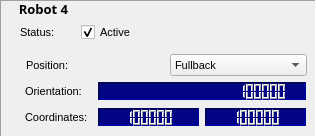
           <widget class="QFrame" name="frame_robot_4">
            <property name="maximumSize">
             <size>
              <width>16777215</width>
              <height>137</height>
             </size>
            </property>
            <property name="font">
             <font>
              <pointsize>8</pointsize>
              <weight>75</weight>
              <bold>true</bold>
             </font>
            </property>
            <property name="toolTip">
             <string>&lt;html&gt;&lt;head/&gt;&lt;body&gt;&lt;p&gt;This is my tool tip&lt;/p&gt;&lt;/body&gt;&lt;/html&gt;</string>
            </property>
            <property name="accessibleName">
             <string>Robot 0</string>
            </property>
            <property name="autoFillBackground">
             <bool>false</bool>
            </property>
            <property name="frameShape">
             <enum>QFrame::Panel</enum>
            </property>
            <property name="frameShadow">
             <enum>QFrame::Sunken</enum>
            </property>
            <property name="midLineWidth">
             <number>0</number>
            </property>
            <widget class="QLabel" name="label_7">
             <property name="geometry">
              <rect>
               <x>10</x>
               <y>0</y>
               <width>67</width>
               <height>21</height>
              </rect>
             </property>
             <property name="font">
              <font>
               <family>Courier 10 Pitch</family>
               <pointsize>10</pointsize>
               <weight>75</weight>
               <bold>true</bold>
              </font>
             </property>
             <property name="autoFillBackground">
              <bool>false</bool>
             </property>
             <property name="text">
              <string>Robot 4</string>
             </property>
             <property name="alignment">
              <set>Qt::AlignHCenter|Qt::AlignTop</set>
             </property>
            </widget>
            <widget class="QLabel" name="output_icon_4">
             <property name="geometry">
              <rect>
               <x>210</x>
               <y>5</y>
               <width>50</width>
               <height>50</height>
              </rect>
             </property>
             <property name="minimumSize">
              <size>
               <width>0</width>
               <height>0</height>
              </size>
             </property>
             <property name="text">
              <string/>
             </property>
             <property name="pixmap">
              <pixmap resource="images.qrc">:/images/go-next.png</pixmap>
             </property>
             <property name="scaledContents">
              <bool>true</bool>
             </property>
             <property name="alignment">
              <set>Qt::AlignCenter</set>
             </property>
            </widget>
            <widget class="QWidget" name="layoutWidget_11">
             <property name="geometry">
              <rect>
               <x>20</x>
               <y>21</y>
               <width>116</width>
               <height>24</height>
              </rect>
             </property>
             <layout class="QGridLayout" name="gridLayout_11">
              <item row="0" column="0">
               <widget class="QLabel" name="label_status_16">
                <property name="minimumSize">
                 <size>
                  <width>20</width>
                  <height>0</height>
                 </size>
                </property>
                <property name="baseSize">
                 <size>
                  <width>20</width>
                  <height>0</height>
                 </size>
                </property>
                <property name="font">
                 <font>
                  <pointsize>8</pointsize>
                  <weight>50</weight>
                  <bold>false</bold>
                 </font>
                </property>
                <property name="text">
                 <string>Status:     </string>
                </property>
                <property name="margin">
                 <number>0</number>
                </property>
               </widget>
              </item>
              <item row="0" column="1">
               <widget class="QCheckBox" name="checkBox_active_5">
                <property name="font">
                 <font>
                  <pointsize>8</pointsize>
                  <weight>50</weight>
                  <bold>false</bold>
                 </font>
                </property>
                <property name="text">
                 <string>Active</string>
                </property>
                <property name="checked">
                 <bool>true</bool>
                </property>
               </widget>
              </item>
             </layout>
            </widget>
            <widget class="QWidget" name="layoutWidget_12">
             <property name="geometry">
              <rect>
               <x>25</x>
               <y>80</y>
               <width>281</width>
               <height>48</height>
              </rect>
             </property>
             <layout class="QGridLayout" name="gridLayout_12">
              <item row="1" column="2">
               <widget class="QLCDNumber" name="lcd_coordY_4">
                <property name="maximumSize">
                 <size>
                  <width>16777215</width>
                  <height>18</height>
                 </size>
                </property>
                <property name="autoFillBackground">
                 <bool>false</bool>
                </property>
                <property name="styleSheet">
                 <string notr="true">background-color: rgb(0, 4, 133);</string>
                </property>
                <property name="frameShape">
                 <enum>QFrame::Panel</enum>
                </property>
                <property name="frameShadow">
                 <enum>QFrame::Sunken</enum>
                </property>
                <property name="lineWidth">
                 <number>2</number>
                </property>
                <property name="smallDecimalPoint">
                 <bool>false</bool>
                </property>
                <property name="digitCount">
                 <number>6</number>
                </property>
                <property name="segmentStyle">
                 <enum>QLCDNumber::Outline</enum>
                </property>
                <property name="value" stdset="0">
                 <double>888888.000000000000000</double>
                </property>
               </widget>
              </item>
              <item row="1" column="0">
               <widget class="QLabel" name="label_coord_4">
                <property name="minimumSize">
                 <size>
                  <width>42</width>
                  <height>0</height>
                 </size>
                </property>
                <property name="baseSize">
                 <size>
                  <width>20</width>
                  <height>0</height>
                 </size>
                </property>
                <property name="font">
                 <font>
                  <pointsize>8</pointsize>
                  <weight>50</weight>
                  <bold>false</bold>
                 </font>
                </property>
                <property name="text">
                 <string>Coordinates: </string>
                </property>
                <property name="indent">
                 <number>0</number>
                </property>
               </widget>
              </item>
              <item row="0" column="0">
               <widget class="QLabel" name="label_orient_4">
                <property name="minimumSize">
                 <size>
                  <width>20</width>
                  <height>0</height>
                 </size>
                </property>
                <property name="font">
                 <font>
                  <pointsize>8</pointsize>
                  <weight>50</weight>
                  <bold>false</bold>
                 </font>
                </property>
                <property name="text">
                 <string>Orientation: </string>
                </property>
               </widget>
              </item>
              <item row="1" column="1">
               <widget class="QLCDNumber" name="lcd_coordX_4">
                <property name="maximumSize">
                 <size>
                  <width>16777215</width>
                  <height>18</height>
                 </size>
                </property>
                <property name="autoFillBackground">
                 <bool>false</bool>
                </property>
                <property name="styleSheet">
                 <string notr="true">background-color: rgb(0, 4, 133);</string>
                </property>
                <property name="frameShape">
                 <enum>QFrame::Panel</enum>
                </property>
                <property name="frameShadow">
                 <enum>QFrame::Sunken</enum>
                </property>
                <property name="lineWidth">
                 <number>2</number>
                </property>
                <property name="smallDecimalPoint">
                 <bool>false</bool>
                </property>
                <property name="digitCount">
                 <number>6</number>
                </property>
                <property name="segmentStyle">
                 <enum>QLCDNumber::Outline</enum>
                </property>
                <property name="value" stdset="0">
                 <double>888888.000000000000000</double>
                </property>
               </widget>
              </item>
              <item row="0" column="1" colspan="2">
               <widget class="QLCDNumber" name="lcd_orient_4">
                <property name="maximumSize">
                 <size>
                  <width>16777215</width>
                  <height>18</height>
                 </size>
                </property>
                <property name="layoutDirection">
                 <enum>Qt::RightToLeft</enum>
                </property>
                <property name="autoFillBackground">
                 <bool>false</bool>
                </property>
                <property name="styleSheet">
                 <string notr="true">background-color: rgb(0, 4, 133);</string>
                </property>
                <property name="frameShape">
                 <enum>QFrame::Panel</enum>
                </property>
                <property name="frameShadow">
                 <enum>QFrame::Sunken</enum>
                </property>
                <property name="lineWidth">
                 <number>2</number>
                </property>
                <property name="smallDecimalPoint">
                 <bool>false</bool>
                </property>
                <property name="digitCount">
                 <number>21</number>
                </property>
                <property name="segmentStyle">
                 <enum>QLCDNumber::Outline</enum>
                </property>
                <property name="value" stdset="0">
                 <double>888888.000000000000000</double>
                </property>
               </widget>
              </item>
             </layout>
            </widget>
            <widget class="QWidget" name="layoutWidget_13">
             <property name="geometry">
              <rect>
               <x>26</x>
               <y>51</y>
               <width>281</width>
               <height>29</height>
              </rect>
             </property>
             <layout class="QGridLayout" name="gridLayout_17">
              <item row="0" column="0">
               <widget class="QLabel" name="label_position_16">
                <property name="minimumSize">
                 <size>
                  <width>0</width>
                  <height>0</height>
                 </size>
                </property>
                <property name="font">
                 <font>
                  <pointsize>8</pointsize>
                  <weight>50</weight>
                  <bold>false</bold>
                 </font>
                </property>
                <property name="text">
                 <string>Position:   </string>
                </property>
               </widget>
              </item>
              <item row="0" column="1">
               <widget class="QComboBox" name="comboBox_position_16">
                <property name="sizePolicy">
                 <sizepolicy hsizetype="Minimum" vsizetype="Fixed">
                  <horstretch>0</horstretch>
                  <verstretch>0</verstretch>
                 </sizepolicy>
                </property>
                <property name="minimumSize">
                 <size>
                  <width>120</width>
                  <height>0</height>
                 </size>
                </property>
                <property name="font">
                 <font>
                  <pointsize>8</pointsize>
                  <weight>50</weight>
                  <bold>false</bold>
                 </font>
                </property>
                <property name="currentIndex">
                 <number>0</number>
                </property>
                <property name="maxCount">
                 <number>12</number>
                </property>
                <property name="frame">
                 <bool>true</bool>
                </property>
                <property name="modelColumn">
                 <number>0</number>
                </property>
                <item>
                 <property name="text">
                  <string>Fullback</string>
                 </property>
                </item>
                <item>
                 <property name="text">
                  <string>Center Back</string>
                 </property>
                </item>
                <item>
                 <property name="text">
                  <string>Sweeper</string>
                 </property>
                </item>
                <item>
                 <property name="text">
                  <string>Goalie</string>
                 </property>
                </item>
               </widget>
              </item>
             </layout>
            </widget>
           </widget>
